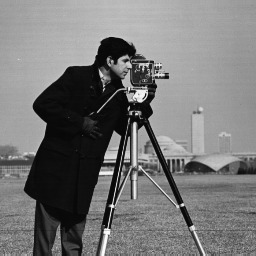
%> input picture TP2/cameraman.jpg, 256 x 256 px
$ octave TP3.m   (GNU Octave 9; MATLAB toolbox functions it lacks are replaced by stand-ins)
%> lines starting %> are read from the running program, lines starting %| are printed output that depends on the picture; in (x1, y1, x2, y2) boxes, pixels count from 0 and x2, y2 are one past the last pixel; in counts of white or black regions, pixels touching at a corner belong together; the program's own positions count from 1
% TP3 Filtrage
% 1- lecture de l'image cameraman .JPEG

figure;
A=imread('TP3\cameraman.jpg');
%> A is the input picture: size 256x256 uint8; min 0, max 255, mean 118.7
s=size(A);
%> s = [256 256]
imshow(A);
axis on; title('L''Image de cameraman ');

% 2- le trac� de l'histrogramme de l'image
figure;
Histogramme=imhist(A);
%> Histogramme = 256 values, max 1602 at index 15, min 1 at index 255, mean 256
plot(Histogramme);
axis on; title('Trac� de l''Histogramme de L''image Cameraman');
%> after `title('Trac� de l''Histogramme de L''image Cameraman')`:
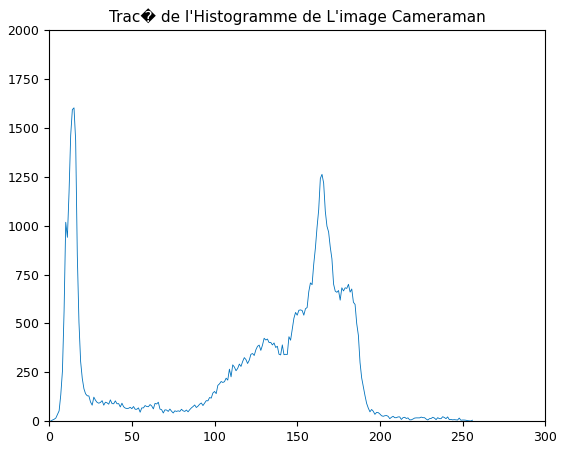
%> figure redrawn from the program's plot data; curve peaks at x = 15, y = 1602

% 3- Translation de l'histogramme
% on fait le traitement pour chaque pixel de l'image
% 3-a- translation de l'histrogramme vers la droite
B=A;
for i=1:s(1)
    for j=1:s(2)
        B(i,j)=B(i,j)+100;
        if(B(i,j)>255)
            B(i,j)=255;
        end;
    end;
end;
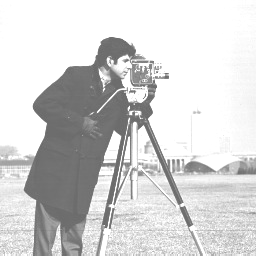
%> B: size 256x256 uint8; min 100, max 255, mean 211.8
% on aura comme resultat une image claire
% 3-b- translation de l'histogramme vers la gauche
C=A;
for i=1:s(1)
    for j=1:s(2)
        C(i,j)=C(i,j)-100;
        if(C(i,j)<50)
            C(i,j)=0;
        end;
    end;
end;
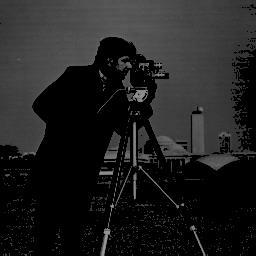
%> C: size 256x256 uint8; min 0, max 155, mean 32
% on aura une image sombre dans ce cas
figure;
subplot(1,3,1);imshow(A);axis on; title('Image initiale ');
subplot(1,3,2);imshow(B);axis on; title('Image apr�s translation � droite ');
subplot(1,3,3);imshow(C);axis on; title('Image apr�s translation � gauche ');

% 4- chargement de l'image trui
figure;
D=imread('TP3\trui.png');
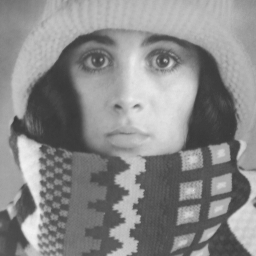
%> input picture TP2/trui.png, 256 x 256 px
%> D is the input picture: size 256x256 uint8; min 56, max 241, mean 137.7
imshow(D);
axis on; title('L''Image trui');

% 5- application du masque Wx de sobel et affichage des r�sultats
Wx=[-1 0 1;-2 0 2;-1 0 1];
Dx=imfilter(D,Wx);
% 6- application du masque Wy de sobel et affichage des r�sultats
Wy=[-1 -2 -1;0 0 0;1 2 1];
Dy=imfilter(D,Wy);

figure;
subplot(1,3,1); imshow(Dx); title('Application du masque Wx de sobel');
subplot(1,3,2); imshow(Dy); title('Application du masque Wy de sobel');
% 7- L'image qui donne le module du gradient
subplot(1,3,3); imshow(max(Dx,Dy)); title('Le module du Gradient d''image');

% 8-a- G�n�ration de la TF d'un filtre pass bas de meme taille que l'image cameraman
% on prend la taille de l'image cameraman d'abord
[x,y]=size(A);
%> x = 256; y = 256

% Transformer de fourier
TFA=fft2(A);

% le filtre pass bas en domaine frequentiel
FPB=zeros(x,y);

% on varie la fr�quence de coupure (U0,V0)
for i=x/2-10:x/2+10;
    for j=y/2-10:y/2+10;
        FPB(i,j)=1;
    end;
end;
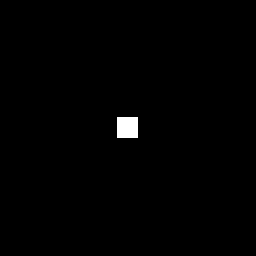
%> FPB: size 256x256 double; values 0 (black) and 1 (white), 0.67% white; 1 white region, box (x1, y1, x2, y2) and area: (117, 117, 138, 138) 441

% Filtre passe bas dans le domaine fr�quentiel tlqs le produit �l�ment par
% �l�menet
AFPB=TFA.*fftshift(FPB);

figure;

subplot(1,2,1); imshow(abs(fftshift(AFPB)));
imgf=ifft2(AFPB);
subplot(1,2,2); imshow(imgf,[]);
%> after `imshow(imgf,[])`:
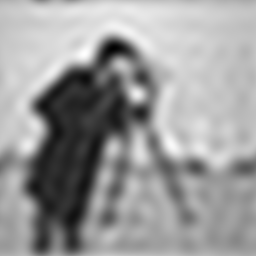
%> displayed picture: size 256x256, on the screen's scale of 0 to 255; min 0, max 255, mean 154.6

% 9- on refait le meme travail du question 8
[v,w]=size(A);
%> v = 256; w = 256

% Transformer de fourier
TFB=fft2(A);

% le filtre pass haut en domaine frequentiel
FPH=ones(v,w);

% on fait varier une fr�quence de coupure
for i=v/2-10:v/2+10;
    for j=w/2-10:w/2+10
        FPH(i,j)=0;
    end;
end;

% Filtre passe haut dans le domaine fr�quentiel
AFPH=TFB.*fftshift(FPH);

% On affiche le transformer inverse de fourier
figure;
subplot(1,2,1); imshow(abs(fftshift(AFPH))); axis on;
imff=ifft2(AFPH);
subplot(1,2,2);imshow(imff,[]); axis on; title('Filtre passe haut ');
%> after `imshow(imff,[])`:
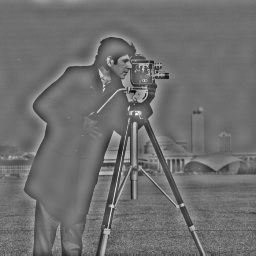
%> displayed picture: size 256x256, on the screen's scale of 0 to 255; min 0, max 255, mean 110.7
